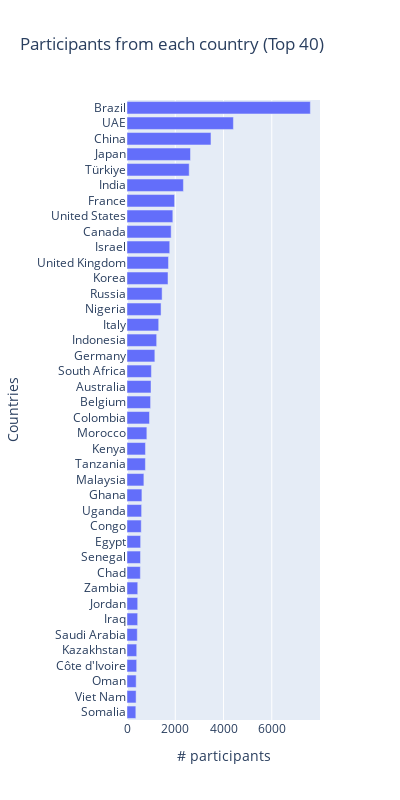

Notebook code for this chart:
### Code cell
import plotly.io as pio

sorted_indices = sorted(range(len(plot_data['total_delegates'])), key=lambda i: plot_data['total_delegates'][i])
sorted_categories = [plot_data['country_name'][i] for i in sorted_indices]
sorted_values = [plot_data['total_delegates'][i] for i in sorted_indices]

fig = go.Figure(data=[go.Bar(
    y=sorted_categories,  # y-axis categories
    x=sorted_values,      # x-axis values
    orientation='h'  # horizontal orientation
)])

# Add title and labels
fig.update_layout(
    title='Participants from each country (Top 40)',
    yaxis=dict(title='Countries'),
    xaxis=dict(title='# participants'),
    width=400,
    height=800
)

# Show the chart
#fig.write_image("participants_country.png")
fig.show()
#pio.write_image(fig, "participants_country.png")

### Figure 1 — Plotly figure (JSON) as saved in the notebook; plotly's stock layout.template omitted (floating-point values rounded to 4 significant figures)
{"data": [{"orientation": "h", "type": "bar", "x": [366, 377, 380, 401, 403, 426, 442, 444, 445, 554, 560, 565, 590, 606, 618, 700, 763, 765, 823, 932, 977, 996, 1011, 1154, 1229, 1314, 1411, 1455, 1699, 1719, 1771, 1830, 1899, 1973, 2338, 2577, 2631, 3480, 4409, 7598], "y": ["Somalia", "Viet Nam", "Oman", "Côte d'Ivoire", "Kazakhstan", "Saudi Arabia", "Iraq", "Jordan", "Zambia", "Chad", "Senegal", "Egypt", "Congo", "Uganda", "Ghana", "Malaysia", "Tanzania", "Kenya", "Morocco", "Colombia", "Belgium", "Australia", "South Africa", "Germany", "Indonesia", "Italy", "Nigeria", "Russia", "Korea", "United Kingdom", "Israel", "Canada", "United States", "France", "India", "Türkiye", "Japan", "China", "UAE", "Brazil"]}], "layout": {"height": 800, "title": {"text": "Participants from each country (Top 40)"}, "width": 400, "xaxis": {"title": {"text": "# participants"}}, "yaxis": {"title": {"text": "Countries"}}}}
